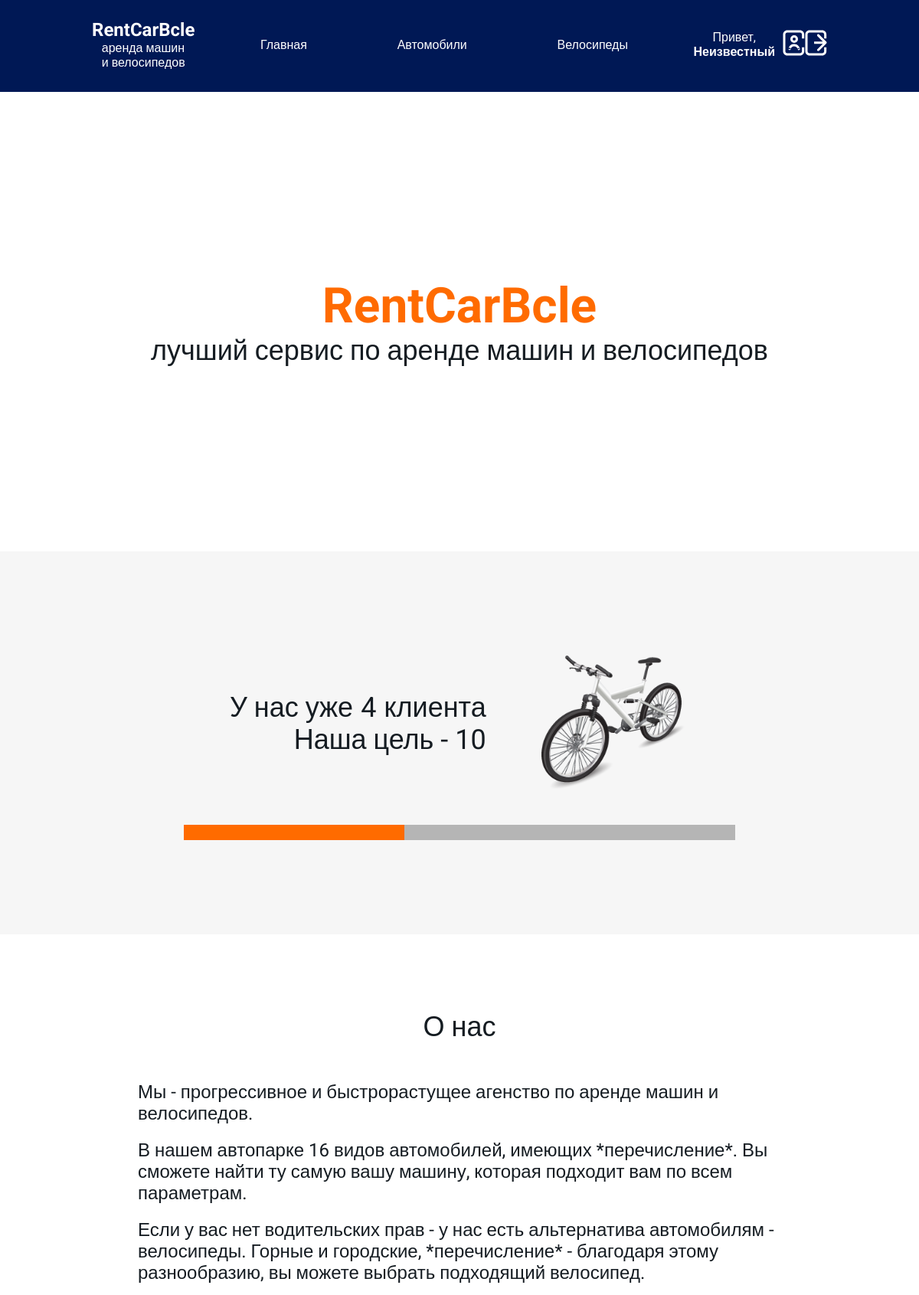
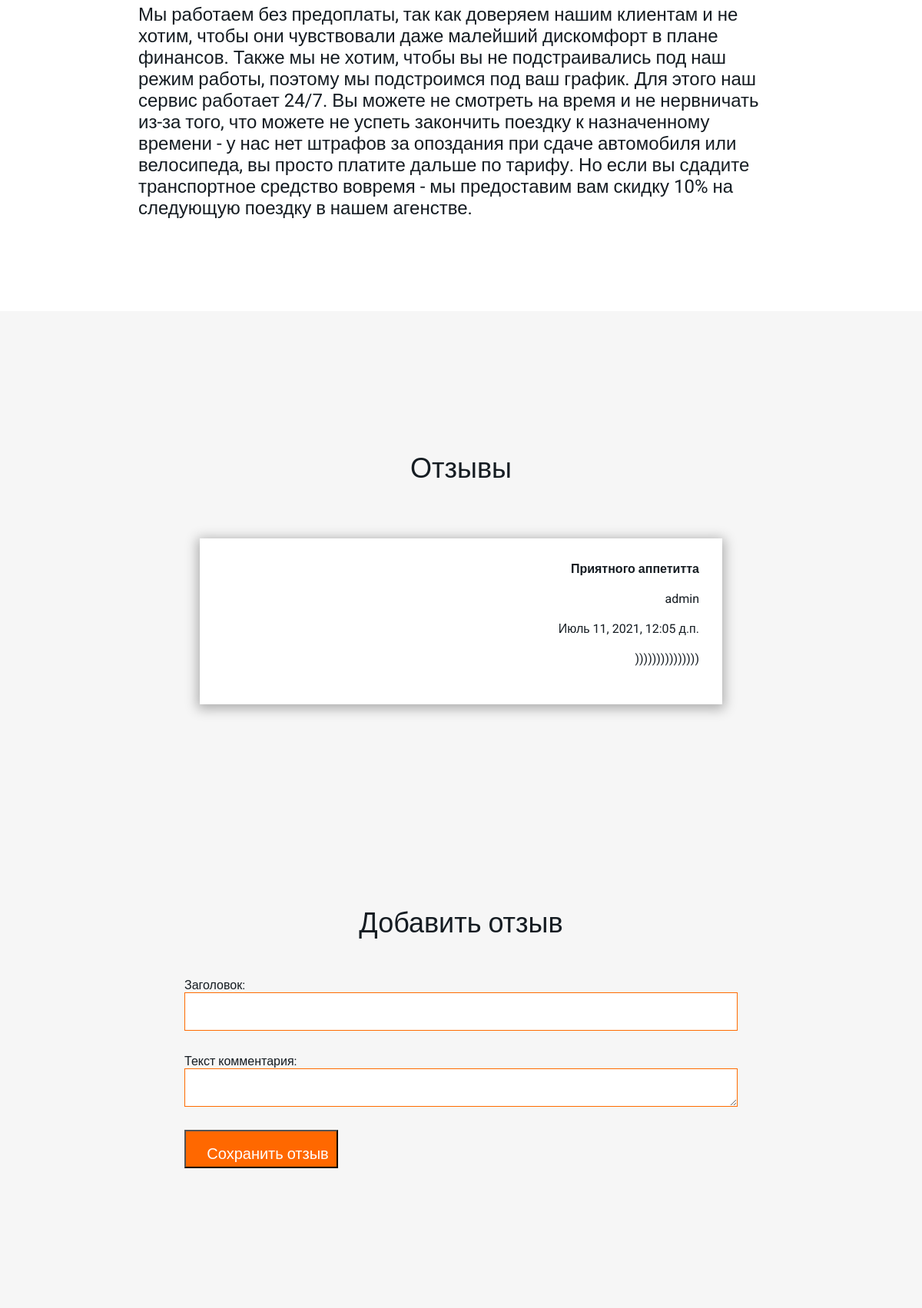
The page / (upper part) on the database its author committed (2 pictures, top to bottom).
### Comments/models.py (models this page shows, shortened)
class Comments(models.Model):
    id = models.AutoField(primary_key=True)
    title = models.CharField(max_length=20, db_index=True, verbose_name='Заголовок', default='')
    author = models.ForeignKey(User, on_delete=models.CASCADE, verbose_name='Автор комментария', blank=True, null=True)
    create_date = models.DateTimeField(auto_now=True, verbose_name='Дата публикации')
    text = models.TextField(verbose_name='Текст комментария')
    class Meta:
        verbose_name = 'Комментарий'
        verbose_name_plural = 'Комментарии'
        ordering = ['-create_date']

### rcb/views.py (the view, shortened to what this page needs)
# urls.py: path('', views.HomeListView.as_view(), name='main'),
class HomeListView(FormMixin, ListView):
    model = Comments
    template_name = "rcb/main.html"
    context_object_name = 'list_comments'
    form_class = CommentForm
    success_url = reverse_lazy('main')
    def get_context_data(self, **kwargs):
        context = super().get_context_data(**kwargs)
        context['users_num'] = len(User.objects.all())
        return context

### Comments/forms.py
class CommentForm(forms.ModelForm):
    class Meta:
        model = Comments
        fields = ['title', 'text']
    def __init__(self, *args, **kwargs):
        super(CommentForm, self).__init__(*args, **kwargs)
        for field in self.fields:
            self.fields[field].widget.attrs['class'] = 'reviews-add-form__title'

### templates/rcb/main.html (shortened to what this page needs)
{% extends "layout/base.html" %}
{% load static %}
{% block main %}
    <div class="title">
        <h1 class="title__h1">RentCarBcle</h1>
        <h2 class="title__h2">лучший сервис по аренде машин и велосипедов</h2>
    </div>
    <div class="goal">
        <div class="pic-and-desc">
            <div class="clients">
                <div class="clients__now">
                    <p class="clients__now_first">У нас уже</p>
                    <p class="clients__now_second">{{ users_num }}</p>
                    <p class="clients__now_third">клиента</p>
                </div>
                <div class="clients__future">
                    <p class="clients__future_main">Наша цель - 10</p>
                </div>
            </div>
            <div class="pic">
                <img src="{% static '/img/bike.svg' %}" alt="" class="pic_pic">
            </div>
        </div>
        <div class="statistic">
            <div class="statistic__line"></div>
        </div>
    </div>
    <div class="about">
        <p class="about__title">О нас</p>
        <div class="about__paragraphs">
            <p class="about__paragraphs_p">Мы - прогрессивное и быстрорастущее агенство по аренде машин и велосипедов.</p>
            <p class="about__paragraphs_p">В нашем автопарке 16 видов автомобилей, имеющих *перечисление*. Вы сможете
                найти  ту самую вашу машину, которая подходит вам по всем параметрам.</p>
            <p class="about__paragraphs_p">Если у вас нет водительских прав - у нас есть альтернатива автомобилям - велосипеды.
                Горные и городские, *перечисление* - благодаря этому разнообразию, вы можете
                выбрать подходящий велосипед.</p>
            <p class="about__paragraphs_p">Мы работаем <span class="anima">без предоплаты</span>, так как доверяем нашим клиентам и не хотим, чтобы
                они чувствовали даже малейший дискомфорт в плане финансов. Также мы не хотим,
                чтобы вы не подстраивались под наш режим работы, поэтому мы подстроимся под
                ваш график. Для этого наш сервис работает <span class="anima">24/7</span>. Вы можете не смотреть на время
                и не нервничать из-за того, что можете не успеть закончить поездку к назначенному
                времени - у нас <span class="anima">нет штрафов за опоздания</span> при сдаче автомобиля или велосипеда,
                вы просто платите дальше по тарифу. Но если вы сдадите транспортное средство
                вовремя - мы предоставим вам <span class="anima">скидку 10%</span> на следующую поездку в нашем агенстве.</p>
        </div>
    </div>
    <div class="reviews">
        <p class="reviews__title">Отзывы</p>
        <div class="reviews-cont">
            {% for C in list_comments%}
                <div class="review">
                    <p class="review__title">{{C.title}}</p>
                    <p class="review__author">{{C.author}}</p>
                    <p class="review__time">{{C.create_date}}</p>
                    <p class="review__comment">{{C.text}}</p>
                </div>
            {% endfor %}
        </div>
        <p class="reviews__title">Добавить отзыв</p>
        <div class="reviews-add">
            <form class="reviews-add-form" id="add_form" method="post">
                {{form}}
            </form>
            <div>
                <button form="add_form" type="submit" class="reviews-add__button">Сохранить отзыв</button>
            </div>
        </div>
    </div>
{% endblock %}

### rows shown on the page
Comments: title "Приятного аппетитта", author "admin", create_date "Июль 11, 2021, 12:05 д.п.", text ")))))))))))))))"

### other values the page prints
{{ users_num }} "4"
